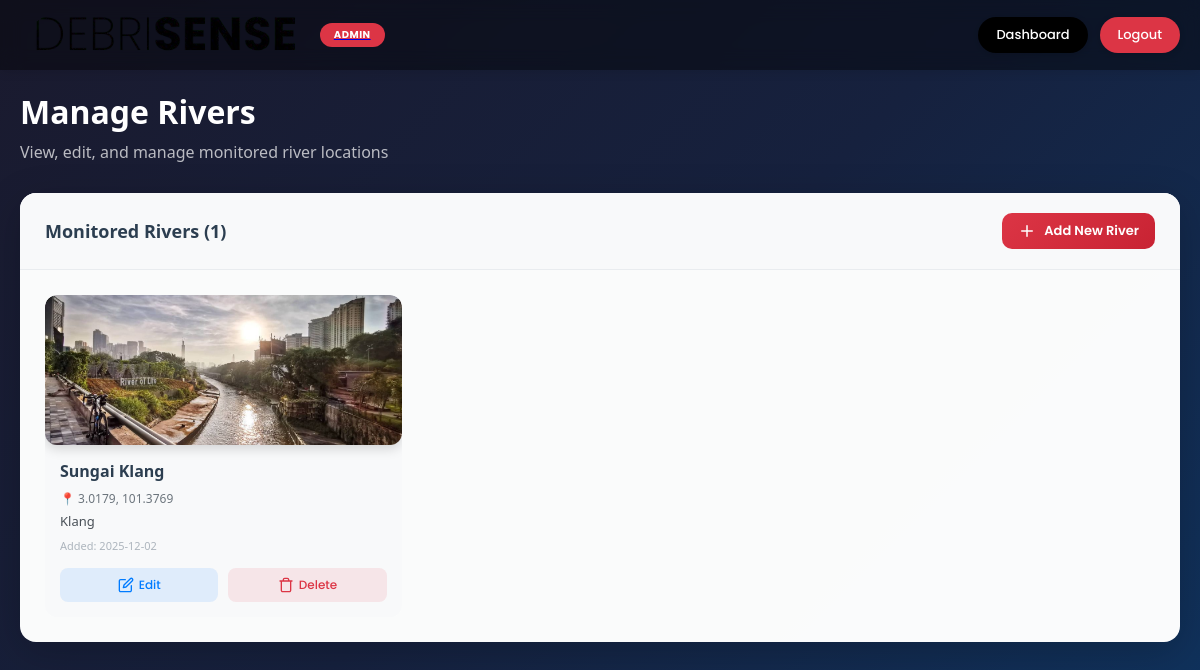
Before: /admin/rivers (signed in) with the older database file.
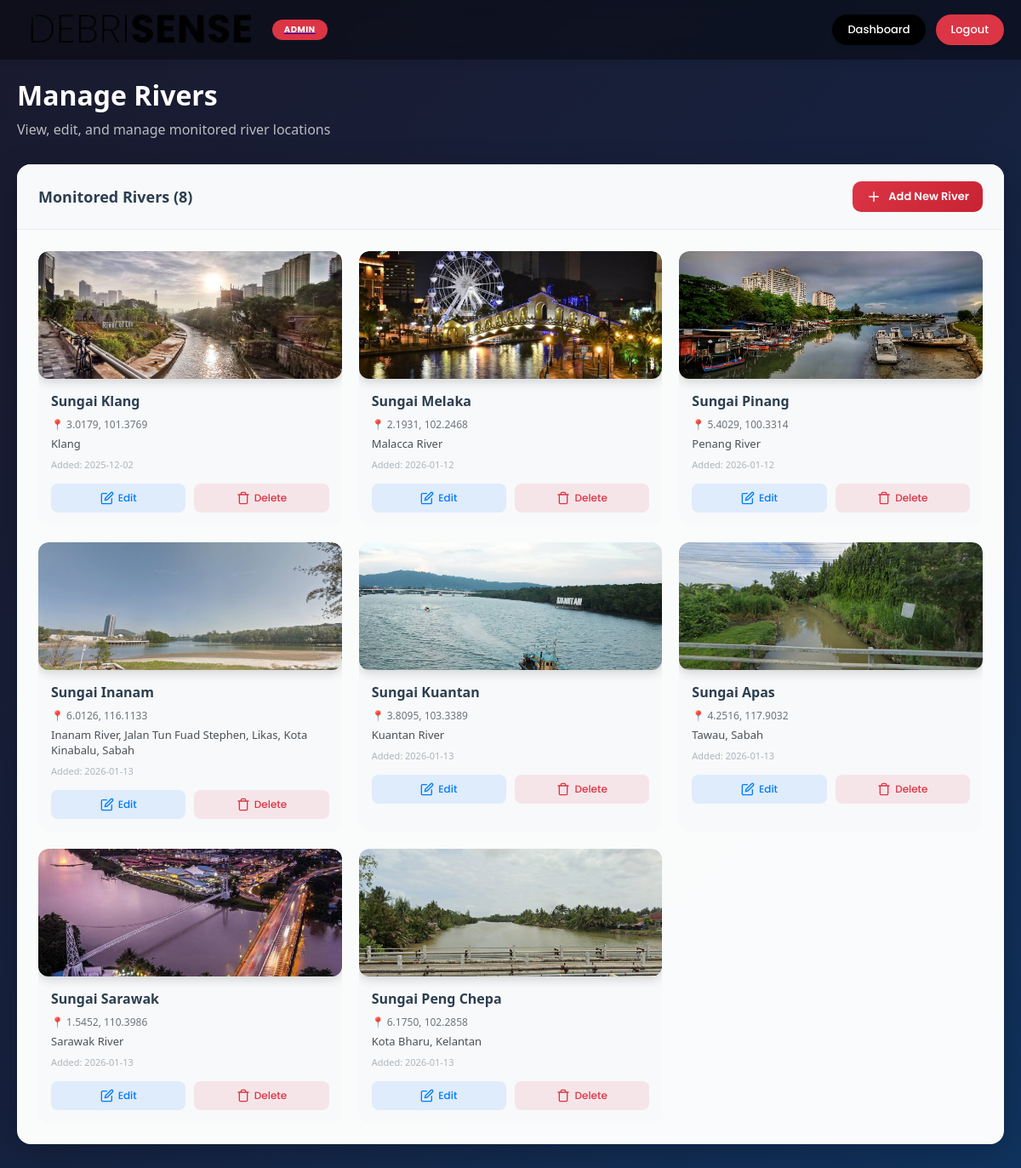
After: the same page with the newer database file.
### models.py (models this page shows, shortened)
class River(db.Model):
    __tablename__ = 'rivers'
    id = db.Column(db.Integer, primary_key=True)
    name = db.Column(db.String(150), nullable=False)
    latitude = db.Column(db.Float, nullable=False)
    longitude = db.Column(db.Float, nullable=False)
    info = db.Column(db.Text, nullable=True)
    image = db.Column(db.String(255), nullable=True)
    admin_id = db.Column(db.Integer, db.ForeignKey('admins.id'), nullable=True)
    date_added = db.Column(db.DateTime, default=datetime.utcnow)
    is_active = db.Column(db.Boolean, default=True)
    state = db.Column(db.String(100), nullable=True)  # Malaysian state
    district = db.Column(db.String(100), nullable=True)
    land_use = db.Column(db.String(50), nullable=True, default='urban')

### app.py (the view)
@app.route('/admin/rivers')
@admin_required
def admin_rivers():
    rivers = River.query.all()
    return render_template('admin_rivers.html', rivers=rivers, admin=current_user)

### app.py (called while the page is built)
@login_manager.user_loader
def load_user(user_id):
    if user_id.startswith('admin_'):
        admin_id = int(user_id.replace('admin_', ''))
        return Admin.query.get(admin_id)
    elif user_id.startswith('user_'):
        ngo_id = int(user_id.replace('user_', ''))
        return User.query.get(ngo_id)
    return None

def admin_required(f):
    @wraps(f)
    def decorated_function(*args, **kwargs):
        if not current_user.is_authenticated:
            if request.path.startswith('/api/'):
                return jsonify({'success': False, 'error': 'Authentication required'}), 401
            flash('Please log in as admin to access this page.', 'warning')
            return redirect(url_for('admin_login'))
        if not isinstance(current_user, Admin):
            if request.path.startswith('/api/'):
                return jsonify({'success': False, 'error': 'Access denied. Admin privileges required.'}), 403
            flash('Access denied. Admin privileges required.', 'error')
            return redirect(url_for('index'))
        return f(*args, **kwargs)
    return decorated_function

### templates/admin_rivers.html (shortened to what this page needs)
<!DOCTYPE html>
<html lang="en">
<head>
    <link rel="stylesheet" href="{{ url_for('static', filename='css/style.css') }}">
    <link rel="stylesheet" href="{{ url_for('static', filename='css/admin.css') }}">
    <link rel="stylesheet" href="{{ url_for('static', filename='css/admin_pages.css') }}">
</head>
<body class="admin-page">
    <nav class="navbar admin-navbar">
        <div class="navbar-container">
            <a href="{{ url_for('admin_dashboard') }}" class="navbar-logo">
                <img src="{{ url_for('static', filename='img/debrisenseLogo.png') }}" alt="DebriSense Logo">
                <span class="admin-badge">ADMIN</span>
            </a>
            <div class="navbar-actions">
                <a href="{{ url_for('admin_dashboard') }}" class="navbar-btn">Dashboard</a>
                <a href="{{ url_for('admin_logout') }}" class="navbar-btn logout-btn">Logout</a>
            </div>
        </div>
    </nav>
    <main class="admin-content">
        <div class="admin-container">
            <div class="page-header">
                <h1>Manage Rivers</h1>
                <p>View, edit, and manage monitored river locations</p>
            </div>
            <div class="admin-card">
                <div class="card-header">
                    <h2>Monitored Rivers ({{ rivers|length }})</h2>
                    <a href="{{ url_for('admin_dashboard') }}" class="btn-primary btn-small">
                        <svg class="btn-icon" viewBox="0 0 24 24" fill="none"><path d="M12 5V19M5 12H19" stroke="currentColor" stroke-width="2" stroke-linecap="round" stroke-linejoin="round"/></svg>
                        Add New River
                    </a>
                </div>
                <div class="card-body">
                    {% if rivers %}
                    <div class="rivers-grid">
                        {% for river in rivers %}
                        <div class="river-card" data-river-id="{{ river.id }}">
                            <div class="river-image">
                                {% if river.image %}
                                    <img src="{{ url_for('static', filename='img/rivers/' + river.image) }}" alt="{{ river.name }}">
                                {% else %}
                                    <div class="river-placeholder">🌊</div>
                                {% endif %}
                            </div>
                            <div class="river-info">
                                <h3>{{ river.name }}</h3>
                                <p class="river-coords">📍 {{ "%.4f"|format(river.latitude) }}, {{ "%.4f"|format(river.longitude) }}</p>
                                <p class="river-desc">{{ river.info or 'No description' }}</p>
                                <p class="river-date">Added: {{ river.date_added.strftime('%Y-%m-%d') if river.date_added else 'N/A' }}</p>
                            </div>
                            <div class="river-actions">
                                <button class="action-btn edit-btn" onclick="openEditModal({{ river.id }}, '{{ river.name }}', {{ river.latitude }}, {{ river.longitude }}, '{{ river.info or '' }}')">
                                    Edit
                                </button>
                                <button class="action-btn delete-btn" onclick="deleteRiver({{ river.id }}, '{{ river.name }}')">
                                    Delete
                                </button>
                            </div>
                        </div>
                        {% endfor %}
                    </div>
                    {% endif %}
                </div>
            </div>
        </div>
    </main>
</body>
</html>

### static/css/style.css (style rules this page uses)
* { margin: 0; padding: 0; box-sizing: border-box; }
html, body { min-height: 100%; width: 100%; font-family: 'Segoe UI', Tahoma, Geneva, Verdana, sans-serif; overflow-x: hidden; }
html:not(:has(#map)), body:not(:has(#map)) { overflow-y: auto; }
.navbar { position: fixed; top: 0; left: 0; width: 100%; height: 70px; background: rgba(255, 255, 255, 0.95); box-shadow: 0 2px 10px rgba(0, 0, 0, 0.1); z-index: 1000; -webkit-backdrop-filter: blur(10px); backdrop-filter: blur(10px); }
.navbar-container { display: flex; align-items: center; justify-content: space-between; height: 100%; padding: 0 20px; max-width: 100%; }
.navbar-logo { display: flex; align-items: center; }
.navbar-logo img { height: 50px; width: auto; object-fit: contain; }
.navbar-btn { background-color: #000000; color: #ffffff; font-family: 'Poppins', sans-serif; font-size: 14px; font-weight: 500; padding: 12px 28px; border: none; border-radius: 50px; cursor: pointer; transition: all 0.3s ease; box-shadow: 0 2px 8px rgba(0, 0, 0, 0.15); text-decoration: none; display: inline-flex; align-items: center; justify-content: center; }
.river-image { width: 100%; height: auto; max-height: 400px; object-fit: contain; background: #f8f9fa; border-radius: 12px; box-shadow: 0 4px 12px rgba(0, 0, 0, 0.15); transition: transform 0.3s ease; }

### static/css/admin.css (style rules this page uses)
.admin-badge { display: inline-block; background: #dc3545; color: white; font-size: 10px; font-weight: 700; padding: 4px 14px; border-radius: 20px; margin-left: 10px; font-family: 'Poppins', sans-serif; letter-spacing: 0.5px; }
.navbar-actions { display: flex; gap: 12px; align-items: center; }
.navbar-actions .navbar-btn { font-size: 13px; padding: 8px 18px; }
.logout-btn { background-color: #dc3545 !important; }
.action-btn { width: 100%; background: #000000; color: white; border: none; padding: 10px 20px; border-radius: 8px; font-family: 'Poppins', sans-serif; font-weight: 500; cursor: pointer; transition: all 0.3s ease; }
.btn-primary, .btn-secondary { padding: 12px 28px; border-radius: 50px; font-family: 'Poppins', sans-serif; font-weight: 600; font-size: 14px; cursor: pointer; transition: all 0.3s ease; border: none; }
.btn-primary { background: #000000; color: white; }

Changed rows visible on the page:
added River: image (picture), name "Sungai Melaka", latitude "2.1931", longitude "102.2468", info "Malacca River", date_added "2026-01-12"
added River: image (picture), name "Sungai Pinang", latitude "5.4029", longitude "100.3314", info "Penang River", date_added "2026-01-12"
added River: image (picture), name "Sungai Inanam", latitude "6.0126", longitude "116.1133", info "Inanam River, Jalan Tun Fuad Stephen, Likas, Kota Kinabalu, Sabah", date_added "2026-01-13"
added River: image (picture), name "Sungai Kuantan", latitude "3.8095", longitude "103.3389", info "Kuantan River", date_added "2026-01-13"
added River: image (picture), name "Sungai Apas", latitude "4.2516", longitude "117.9032", info "Tawau, Sabah", date_added "2026-01-13"
added River: image (picture), name "Sungai Sarawak", latitude "1.5452", longitude "110.3986", info "Sarawak River", date_added "2026-01-13"
added River: image (picture), name "Sungai Peng Chepa", latitude "6.1750", longitude "102.2858", info "Kota Bharu, Kelantan", date_added "2026-01-13"
Other visible differences:
{{ rivers|length }}: "1" → "8"
